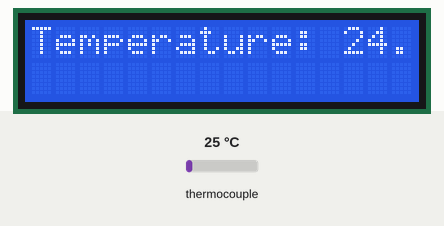
Bench run of a sketch on a simulated Arduino Uno, built with avr-gcc and run on an emulated ATmega328P. Parts: 16×2 character LCD. The test bench sets the inputs (shaded band); at power-on: thermocouple 25 °C. What the sketch prints to the serial monitor is not drawn.

Above: at 2.2 s.
At 7.8 s:
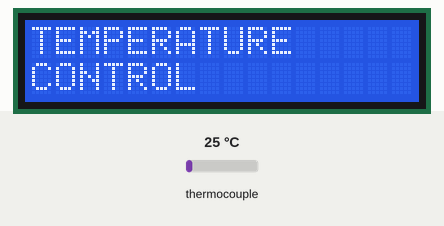
7.9 s: thermocouple set to 6 °C
At 9.5 s:
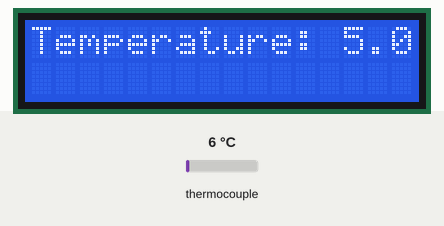
12.5 s: thermocouple set to 150 °C
At 14.9 s:
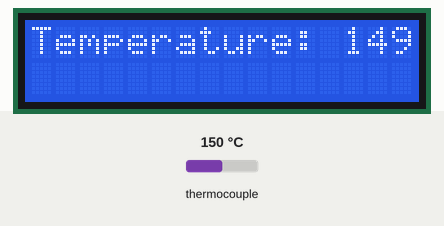
Timing chart, 0 to 16.4 s (numbered marks = the images above; inputs shaded):
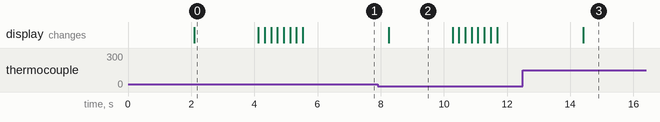

The sketch:

arduino.ino
```cpp
/**
 * 🐬 🐠 🐟 🐳 🐋 🐡 🦈 🐙 🐚 🐬 🐠 🐟 🐳 🐋 🐡 🦈 🐙 🐚 🐬 🐠 🐟 🐳 🐋 🐡 🦈 🐙 🐚 🐬 🐠 🐟 🐳
 * 🐬                                                                                                     🐳
 * 🐬                                Intelligent Aquarium - Arduino IoT project                           🐳
 * 🐬                                                                                                     🐳
 * 🐬 🐠 🐟 🐳 🐋 🐡 🦈 🐙 🐚 🐬 🐠 🐟 🐳 🐋 🐡 🦈 🐙 🐚 🐬 🐠 🐟 🐳 🐋 🐡 🦈 🐙 🐚 🐬 🐠 🐟 🐳
 *
 * Github repository: (https://github.com/mvelezg99/intelligent-aquarium-arduino-iot)
 * -----------------------------------------------------------------------------------------------------
 * Arduino UNO Configuration
 *
 * Purpose: Configuration of Arduino UNO;
 *
 * This code is the main logic incorporated in the Arduino UNO,
 * responsible for showing in a LCD the current temperature in
 * the aquarium.
 *
 *
 * @file arduino.ino
 * @author Juan Jose Correa <https://github.com/Juanjoc12>
 * @author Miguel Angel Velez <https://github.com/mvelezg99>
 * @version 1.0 19/05/2019
 */

//--------------------------------------- IMPORTING LIBRARIES ----------------------------------------//

#include <Wire.h>
#include <LiquidCrystal_I2C.h>
#include "max6675.h"

//----------------------------------------- PINS ASSIGNATION -----------------------------------------//

int ktcSO = 8;
int ktcCS = 9;
int ktcCLK = 10;

//---------------------------------------- INITIALIZATIONS -------------------------------------------//

LiquidCrystal_I2C lcd(0x27, 16, 2);
MAX6675 ktc(ktcCLK, ktcCS, ktcSO);

//----------------------------------------- SETTING UP ----------------------------------------------//

void setup() {
  Serial.begin(9600);
  // Inicializamos el LCD.
  lcd.init();
  lcd.backlight();

  lcd.setCursor(0,0);
  lcd.print("Welcome");
  lcd.setCursor(0,1);
  lcd.print("Aquarium");
  delay(2000);
  lcd.clear();
}

//----------------------------------------- LOOP ----------------------------------------------------//

void loop() {
  Serial.println("Deg C = ");
  Serial.println(ktc.readCelsius());

  float temperature = ktc.readCelsius() - 1;

  lcd.clear();
  lcd.setCursor(0,0);
  lcd.print("Temperature: ");
  lcd.print(temperature);
  delay(2000);

  if(temperature <= 25){
    lcd.clear();
    lcd.setCursor(0,0);
    lcd.print("TEMPERATURE");
    lcd.setCursor(0,1);
    lcd.print("CONTROL");
    lcd.noBacklight();
    delay(200);
    lcd.backlight();
    delay(200);
    lcd.noBacklight();
    delay(200);
    lcd.backlight();
    delay(200);
    lcd.noBacklight();
    delay(200);
    lcd.backlight();
    delay(200);
    lcd.noBacklight();
    delay(200);
    lcd.backlight();
    delay(200);
    delay(2500);
  }else{
    lcd.clear();
    lcd.setCursor(0,0);
    lcd.print("Temperature: ");
    lcd.print(temperature);
    delay(2000);
  }

}
```

Measured:
- what the display in image 0 shows lasts 2.0 s, from 2.1 s to 4.1 s
